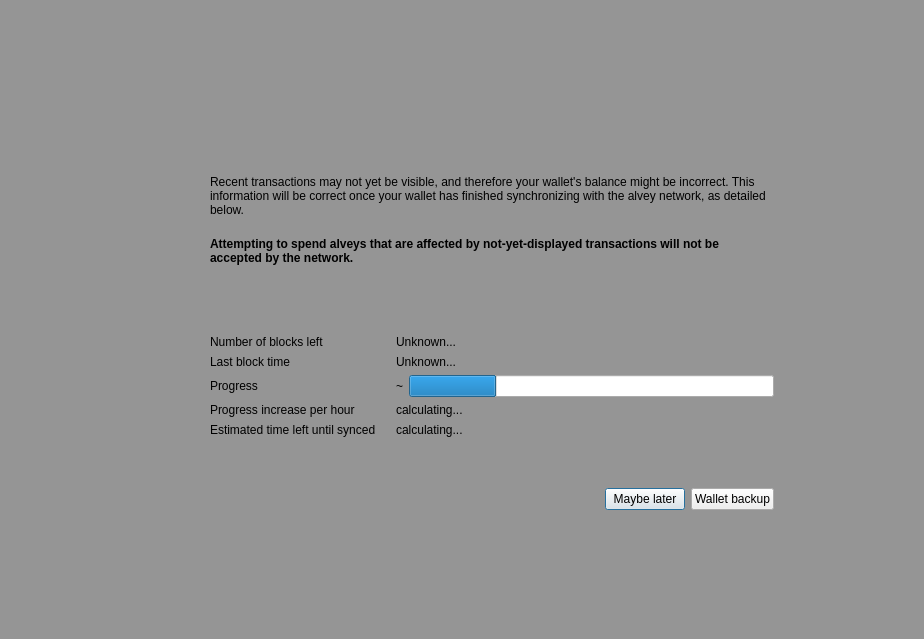
<?xml version="1.0" encoding="UTF-8"?>
<ui version="4.0">
 <class>ModalOverlay</class>
 <widget class="QWidget" name="ModalOverlay">
  <property name="geometry">
   <rect>
    <x>0</x>
    <y>0</y>
    <width>924</width>
    <height>639</height>
   </rect>
  </property>
  <property name="windowTitle">
   <string>Form</string>
  </property>
  <layout class="QVBoxLayout" name="verticalLayout" stretch="0">
   <property name="sizeConstraint">
    <enum>QLayout::SetDefaultConstraint</enum>
   </property>
   <property name="leftMargin">
    <number>0</number>
   </property>
   <property name="topMargin">
    <number>0</number>
   </property>
   <property name="rightMargin">
    <number>0</number>
   </property>
   <property name="bottomMargin">
    <number>0</number>
   </property>
   <item>
    <widget class="QWidget" name="bgWidget" native="true">
     <property name="styleSheet">
      <string notr="true">#bgWidget { background: rgba(0,0,0,96); }</string>
     </property>
     <layout class="QVBoxLayout" name="verticalLayoutMain" stretch="0">
      <property name="leftMargin">
       <number>120</number>
      </property>
      <property name="topMargin">
       <number>120</number>
      </property>
      <property name="rightMargin">
       <number>120</number>
      </property>
      <property name="bottomMargin">
       <number>120</number>
      </property>
      <item>
       <widget class="QWidget" name="contentWidget" native="true">
        <layout class="QVBoxLayout" name="verticalLayout_3" stretch="1,0">
         <property name="spacing">
          <number>0</number>
         </property>
         <property name="leftMargin">
          <number>0</number>
         </property>
         <property name="topMargin">
          <number>0</number>
         </property>
         <property name="rightMargin">
          <number>0</number>
         </property>
         <property name="bottomMargin">
          <number>0</number>
         </property>
         <item>
          <widget class="QStackedWidget" name="stackedWidget">
           <property name="currentIndex">
            <number>0</number>
           </property>
           <widget class="QWidget" name="page">
            <layout class="QVBoxLayout" name="verticalLayout_2">
             <property name="spacing">
              <number>0</number>
             </property>
             <property name="leftMargin">
              <number>30</number>
             </property>
             <property name="topMargin">
              <number>10</number>
             </property>
             <property name="rightMargin">
              <number>30</number>
             </property>
             <property name="bottomMargin">
              <number>10</number>
             </property>
             <item>
              <spacer name="verticalSpacer_3">
               <property name="orientation">
                <enum>Qt::Vertical</enum>
               </property>
               <property name="sizeType">
                <enum>QSizePolicy::Expanding</enum>
               </property>
               <property name="sizeHint" stdset="0">
                <size>
                 <width>20</width>
                 <height>40</height>
                </size>
               </property>
              </spacer>
             </item>
             <item>
              <layout class="QHBoxLayout" name="horizontalLayoutIconText" stretch="0,1">
               <property name="spacing">
                <number>20</number>
               </property>
               <property name="topMargin">
                <number>20</number>
               </property>
               <item>
                <layout class="QVBoxLayout" name="verticalLayoutIcon">
                 <item>
                  <widget class="QPushButton" name="warningIcon">
                   <property name="enabled">
                    <bool>false</bool>
                   </property>
                   <property name="text">
                    <string/>
                   </property>
                   <property name="iconSize">
                    <size>
                     <width>48</width>
                     <height>48</height>
                    </size>
                   </property>
                   <property name="flat">
                    <bool>true</bool>
                   </property>
                  </widget>
                 </item>
                 <item>
                  <spacer name="verticalSpacerWarningIcon">
                   <property name="orientation">
                    <enum>Qt::Vertical</enum>
                   </property>
                   <property name="sizeHint" stdset="0">
                    <size>
                     <width>20</width>
                     <height>40</height>
                    </size>
                   </property>
                  </spacer>
                 </item>
                </layout>
               </item>
               <item>
                <layout class="QVBoxLayout" name="verticalLayoutInfoText">
                 <property name="leftMargin">
                  <number>0</number>
                 </property>
                 <property name="topMargin">
                  <number>0</number>
                 </property>
                 <item>
                  <widget class="QLabel" name="infoText">
                   <property name="text">
                    <string>Recent transactions may not yet be visible, and therefore your wallet's balance might be incorrect. This information will be correct once your wallet has finished synchronizing with the alvey network, as detailed below.</string>
                   </property>
                   <property name="textFormat">
                    <enum>Qt::RichText</enum>
                   </property>
                   <property name="wordWrap">
                    <bool>true</bool>
                   </property>
                  </widget>
                 </item>
                 <item>
                  <widget class="QLabel" name="infoTextStrong">
                   <property name="font">
                    <font>
                     <weight>75</weight>
                     <bold>true</bold>
                    </font>
                   </property>
                   <property name="text">
                    <string>Attempting to spend alveys that are affected by not-yet-displayed transactions will not be accepted by the network.</string>
                   </property>
                   <property name="textFormat">
                    <enum>Qt::RichText</enum>
                   </property>
                   <property name="wordWrap">
                    <bool>true</bool>
                   </property>
                  </widget>
                 </item>
                 <item>
                  <spacer name="verticalSpacerInTextSpace">
                   <property name="orientation">
                    <enum>Qt::Vertical</enum>
                   </property>
                   <property name="sizeHint" stdset="0">
                    <size>
                     <width>20</width>
                     <height>40</height>
                    </size>
                   </property>
                  </spacer>
                 </item>
                 <item>
                  <layout class="QFormLayout" name="formLayout">
                   <property name="fieldGrowthPolicy">
                    <enum>QFormLayout::ExpandingFieldsGrow</enum>
                   </property>
                   <property name="horizontalSpacing">
                    <number>20</number>
                   </property>
                   <property name="verticalSpacing">
                    <number>6</number>
                   </property>
                   <property name="topMargin">
                    <number>10</number>
                   </property>
                   <item row="0" column="0">
                    <widget class="QLabel" name="labelNumberOfBlocksLeft">
                     <property name="font">
                      <font>
                       <weight>50</weight>
                       <bold>false</bold>
                      </font>
                     </property>
                     <property name="text">
                      <string>Number of blocks left</string>
                     </property>
                    </widget>
                   </item>
                   <item row="0" column="1">
                    <widget class="QLabel" name="numberOfBlocksLeft">
                     <property name="sizePolicy">
                      <sizepolicy hsizetype="Expanding" vsizetype="Preferred">
                       <horstretch>0</horstretch>
                       <verstretch>0</verstretch>
                      </sizepolicy>
                     </property>
                     <property name="text">
                      <string>Unknown...</string>
                     </property>
                    </widget>
                   </item>
                   <item row="1" column="0">
                    <widget class="QLabel" name="labelLastBlockTime">
                     <property name="font">
                      <font>
                       <weight>50</weight>
                       <bold>false</bold>
                      </font>
                     </property>
                     <property name="text">
                      <string>Last block time</string>
                     </property>
                    </widget>
                   </item>
                   <item row="1" column="1">
                    <widget class="QLabel" name="newestBlockDate">
                     <property name="sizePolicy">
                      <sizepolicy hsizetype="Expanding" vsizetype="Preferred">
                       <horstretch>0</horstretch>
                       <verstretch>0</verstretch>
                      </sizepolicy>
                     </property>
                     <property name="text">
                      <string>Unknown...</string>
                     </property>
                    </widget>
                   </item>
                   <item row="2" column="0">
                    <widget class="QLabel" name="labelSyncDone">
                     <property name="font">
                      <font>
                       <weight>50</weight>
                       <bold>false</bold>
                      </font>
                     </property>
                     <property name="text">
                      <string>Progress</string>
                     </property>
                    </widget>
                   </item>
                   <item row="2" column="1">
                    <layout class="QHBoxLayout" name="horizontalLayoutSync" stretch="0,1">
                     <property name="spacing">
                      <number>6</number>
                     </property>
                     <item>
                      <widget class="QLabel" name="percentageProgress">
                       <property name="text">
                        <string notr="true">~</string>
                       </property>
                      </widget>
                     </item>
                     <item>
                      <widget class="QProgressBar" name="progressBar">
                       <property name="value">
                        <number>24</number>
                       </property>
                       <property name="format">
                        <string/>
                       </property>
                      </widget>
                     </item>
                    </layout>
                   </item>
                   <item row="4" column="0">
                    <widget class="QLabel" name="labelProgressIncrease">
                     <property name="font">
                      <font>
                       <weight>50</weight>
                       <bold>false</bold>
                      </font>
                     </property>
                     <property name="text">
                      <string>Progress increase per hour</string>
                     </property>
                    </widget>
                   </item>
                   <item row="4" column="1">
                    <widget class="QLabel" name="progressIncreasePerH">
                     <property name="sizePolicy">
                      <sizepolicy hsizetype="Expanding" vsizetype="Preferred">
                       <horstretch>0</horstretch>
                       <verstretch>0</verstretch>
                      </sizepolicy>
                     </property>
                     <property name="text">
                      <string>calculating...</string>
                     </property>
                    </widget>
                   </item>
                   <item row="5" column="0">
                    <widget class="QLabel" name="labelEstimatedTimeLeft">
                     <property name="font">
                      <font>
                       <weight>50</weight>
                       <bold>false</bold>
                      </font>
                     </property>
                     <property name="text">
                      <string>Estimated time left until synced</string>
                     </property>
                    </widget>
                   </item>
                   <item row="5" column="1">
                    <widget class="QLabel" name="expectedTimeLeft">
                     <property name="sizePolicy">
                      <sizepolicy hsizetype="Expanding" vsizetype="Preferred">
                       <horstretch>0</horstretch>
                       <verstretch>0</verstretch>
                      </sizepolicy>
                     </property>
                     <property name="text">
                      <string>calculating...</string>
                     </property>
                    </widget>
                   </item>
                  </layout>
                 </item>
                </layout>
               </item>
              </layout>
             </item>
             <item>
              <spacer name="verticalSpacer_4">
               <property name="orientation">
                <enum>Qt::Vertical</enum>
               </property>
               <property name="sizeHint" stdset="0">
                <size>
                 <width>20</width>
                 <height>40</height>
                </size>
               </property>
              </spacer>
             </item>
            </layout>
           </widget>
           <widget class="QWidget" name="page_2">
            <layout class="QVBoxLayout" name="verticalLayout_4">
             <property name="spacing">
              <number>15</number>
             </property>
             <property name="leftMargin">
              <number>30</number>
             </property>
             <property name="topMargin">
              <number>0</number>
             </property>
             <property name="rightMargin">
              <number>30</number>
             </property>
             <property name="bottomMargin">
              <number>0</number>
             </property>
             <item>
              <spacer name="verticalSpacer_2">
               <property name="orientation">
                <enum>Qt::Vertical</enum>
               </property>
               <property name="sizeHint" stdset="0">
                <size>
                 <width>20</width>
                 <height>40</height>
                </size>
               </property>
              </spacer>
             </item>
             <item>
              <layout class="QGridLayout" name="gridLayout">
               <item row="0" column="1">
                <widget class="QLabel" name="labelNote">
                 <property name="layoutDirection">
                  <enum>Qt::LeftToRight</enum>
                 </property>
                 <property name="text">
                  <string>Wallet backup prompt</string>
                 </property>
                 <property name="alignment">
                  <set>Qt::AlignLeading|Qt::AlignLeft|Qt::AlignVCenter</set>
                 </property>
                </widget>
               </item>
               <item row="1" column="1">
                <widget class="QLabel" name="labelMessage">
                 <property name="text">
                  <string>Please backup your wallet as soon as possible.
Please make sure to keep an updated antivirus and operating system. We can not recover Your funds if you visit phishing site or lose your backup. Please make sure to keep backups of your private keys or files. We do not store your private keys on this wallet. And you as a user, are entirely responsible for your funds and your own security.</string>
                 </property>
                 <property name="alignment">
                  <set>Qt::AlignLeading|Qt::AlignLeft|Qt::AlignVCenter</set>
                 </property>
                 <property name="wordWrap">
                  <bool>true</bool>
                 </property>
                </widget>
               </item>
               <item row="0" column="0">
                <widget class="QPushButton" name="warningIconBackup">
                 <property name="enabled">
                  <bool>false</bool>
                 </property>
                 <property name="sizePolicy">
                  <sizepolicy hsizetype="Fixed" vsizetype="Fixed">
                   <horstretch>0</horstretch>
                   <verstretch>0</verstretch>
                  </sizepolicy>
                 </property>
                 <property name="minimumSize">
                  <size>
                   <width>30</width>
                   <height>30</height>
                  </size>
                 </property>
                 <property name="maximumSize">
                  <size>
                   <width>30</width>
                   <height>30</height>
                  </size>
                 </property>
                 <property name="text">
                  <string/>
                 </property>
                 <property name="iconSize">
                  <size>
                   <width>30</width>
                   <height>30</height>
                  </size>
                 </property>
                 <property name="flat">
                  <bool>true</bool>
                 </property>
                </widget>
               </item>
               <item row="1" column="0">
                <spacer name="horizontalSpacer_2">
                 <property name="orientation">
                  <enum>Qt::Horizontal</enum>
                 </property>
                 <property name="sizeType">
                  <enum>QSizePolicy::Fixed</enum>
                 </property>
                 <property name="sizeHint" stdset="0">
                  <size>
                   <width>30</width>
                   <height>20</height>
                  </size>
                 </property>
                </spacer>
               </item>
              </layout>
             </item>
             <item>
              <spacer name="verticalSpacer">
               <property name="orientation">
                <enum>Qt::Vertical</enum>
               </property>
               <property name="sizeType">
                <enum>QSizePolicy::Expanding</enum>
               </property>
               <property name="sizeHint" stdset="0">
                <size>
                 <width>20</width>
                 <height>40</height>
                </size>
               </property>
              </spacer>
             </item>
            </layout>
           </widget>
          </widget>
         </item>
         <item>
          <widget class="QWidget" name="buttonsContainerWhite" native="true">
           <layout class="QHBoxLayout" name="horizontalLayout">
            <property name="leftMargin">
             <number>30</number>
            </property>
            <property name="topMargin">
             <number>15</number>
            </property>
            <property name="rightMargin">
             <number>30</number>
            </property>
            <item>
             <spacer name="horizontalSpacer">
              <property name="orientation">
               <enum>Qt::Horizontal</enum>
              </property>
              <property name="sizeHint" stdset="0">
               <size>
                <width>40</width>
                <height>20</height>
               </size>
              </property>
             </spacer>
            </item>
            <item>
             <widget class="QPushButton" name="closeButton">
              <property name="focusPolicy">
               <enum>Qt::StrongFocus</enum>
              </property>
              <property name="text">
               <string>Maybe later</string>
              </property>
              <property name="shortcut">
               <string>Esc</string>
              </property>
              <property name="default">
               <bool>true</bool>
              </property>
             </widget>
            </item>
            <item>
             <widget class="QPushButton" name="walletBackupButton">
              <property name="text">
               <string>Wallet backup</string>
              </property>
             </widget>
            </item>
           </layout>
          </widget>
         </item>
        </layout>
       </widget>
      </item>
     </layout>
    </widget>
   </item>
  </layout>
 </widget>
 <resources/>
 <connections/>
</ui>
